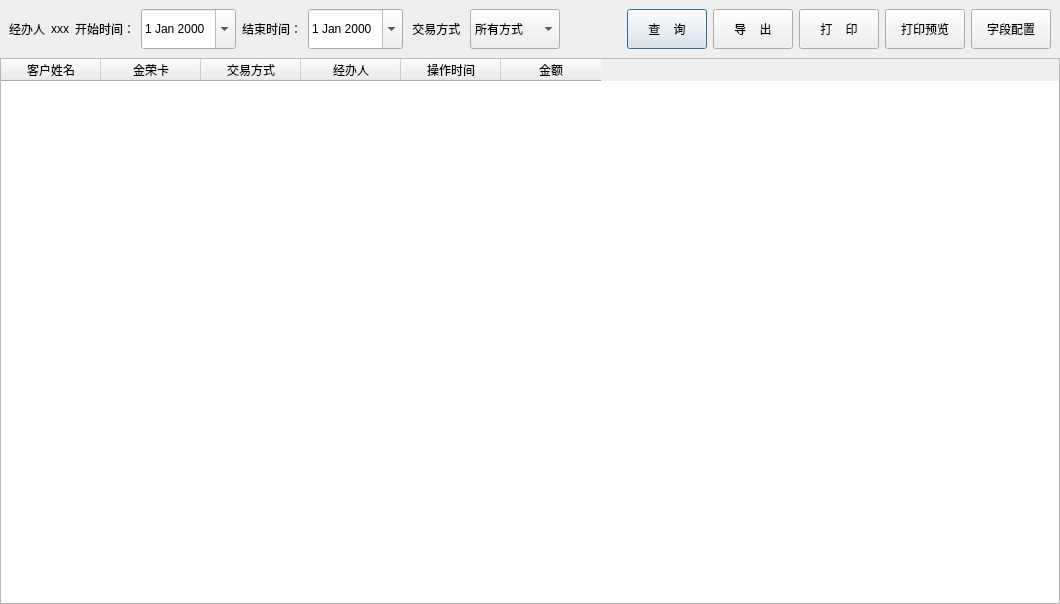
<?xml version="1.0" encoding="UTF-8"?>
<ui version="4.0">
 <class>Dialog</class>
 <widget class="QDialog" name="Dialog">
  <property name="geometry">
   <rect>
    <x>0</x>
    <y>0</y>
    <width>1060</width>
    <height>604</height>
   </rect>
  </property>
  <property name="windowTitle">
   <string>公司资金明细</string>
  </property>
  <layout class="QVBoxLayout" name="verticalLayout">
   <property name="spacing">
    <number>0</number>
   </property>
   <property name="margin">
    <number>0</number>
   </property>
   <item>
    <widget class="QWidget" name="widget_2" native="true">
     <property name="minimumSize">
      <size>
       <width>0</width>
       <height>0</height>
      </size>
     </property>
     <layout class="QGridLayout" name="gridLayout">
      <item row="0" column="0">
       <widget class="QLabel" name="label_12">
        <property name="minimumSize">
         <size>
          <width>0</width>
          <height>40</height>
         </size>
        </property>
        <property name="text">
         <string>经办人</string>
        </property>
       </widget>
      </item>
      <item row="0" column="1">
       <widget class="QLabel" name="label_5">
        <property name="minimumSize">
         <size>
          <width>0</width>
          <height>40</height>
         </size>
        </property>
        <property name="text">
         <string>xxx</string>
        </property>
       </widget>
      </item>
      <item row="0" column="2">
       <widget class="QLabel" name="label_11">
        <property name="minimumSize">
         <size>
          <width>0</width>
          <height>40</height>
         </size>
        </property>
        <property name="text">
         <string>开始时间：</string>
        </property>
       </widget>
      </item>
      <item row="0" column="3">
       <widget class="QDateEdit" name="dateEdit">
        <property name="minimumSize">
         <size>
          <width>0</width>
          <height>40</height>
         </size>
        </property>
        <property name="calendarPopup">
         <bool>true</bool>
        </property>
       </widget>
      </item>
      <item row="0" column="4">
       <widget class="QLabel" name="label_10">
        <property name="minimumSize">
         <size>
          <width>0</width>
          <height>40</height>
         </size>
        </property>
        <property name="text">
         <string>结束时间：</string>
        </property>
       </widget>
      </item>
      <item row="0" column="5">
       <widget class="QDateEdit" name="dateEdit_2">
        <property name="minimumSize">
         <size>
          <width>0</width>
          <height>40</height>
         </size>
        </property>
        <property name="calendarPopup">
         <bool>true</bool>
        </property>
       </widget>
      </item>
      <item row="0" column="6">
       <widget class="QLabel" name="label_13">
        <property name="minimumSize">
         <size>
          <width>0</width>
          <height>40</height>
         </size>
        </property>
        <property name="text">
         <string> 交易方式 </string>
        </property>
       </widget>
      </item>
      <item row="0" column="7">
       <widget class="QComboBox" name="comboBox">
        <property name="minimumSize">
         <size>
          <width>0</width>
          <height>40</height>
         </size>
        </property>
        <item>
         <property name="text">
          <string>所有方式</string>
         </property>
        </item>
        <item>
         <property name="text">
          <string>现金充值</string>
         </property>
        </item>
        <item>
         <property name="text">
          <string>银行卡充值</string>
         </property>
        </item>
        <item>
         <property name="text">
          <string>现金提现</string>
         </property>
        </item>
        <item>
         <property name="text">
          <string>银行卡提现</string>
         </property>
        </item>
       </widget>
      </item>
      <item row="0" column="8">
       <spacer name="horizontalSpacer">
        <property name="orientation">
         <enum>Qt::Horizontal</enum>
        </property>
        <property name="sizeHint" stdset="0">
         <size>
          <width>40</width>
          <height>20</height>
         </size>
        </property>
       </spacer>
      </item>
      <item row="0" column="9">
       <widget class="QPushButton" name="pushButton">
        <property name="minimumSize">
         <size>
          <width>0</width>
          <height>40</height>
         </size>
        </property>
        <property name="text">
         <string>查    询</string>
        </property>
       </widget>
      </item>
      <item row="0" column="10">
       <widget class="QPushButton" name="pushButton_2">
        <property name="minimumSize">
         <size>
          <width>0</width>
          <height>40</height>
         </size>
        </property>
        <property name="text">
         <string>导    出</string>
        </property>
       </widget>
      </item>
      <item row="0" column="11">
       <widget class="QPushButton" name="pushButton_3">
        <property name="minimumSize">
         <size>
          <width>0</width>
          <height>40</height>
         </size>
        </property>
        <property name="text">
         <string>打    印</string>
        </property>
       </widget>
      </item>
      <item row="0" column="12">
       <widget class="QPushButton" name="pushButton_4">
        <property name="minimumSize">
         <size>
          <width>0</width>
          <height>40</height>
         </size>
        </property>
        <property name="text">
         <string>打印预览</string>
        </property>
       </widget>
      </item>
      <item row="0" column="13">
       <widget class="QPushButton" name="pushButton_5">
        <property name="minimumSize">
         <size>
          <width>0</width>
          <height>40</height>
         </size>
        </property>
        <property name="text">
         <string>字段配置</string>
        </property>
       </widget>
      </item>
     </layout>
    </widget>
   </item>
   <item>
    <widget class="QTableWidget" name="tableWidget">
     <column>
      <property name="text">
       <string>客户姓名</string>
      </property>
     </column>
     <column>
      <property name="text">
       <string>金荣卡</string>
      </property>
     </column>
     <column>
      <property name="text">
       <string>交易方式</string>
      </property>
     </column>
     <column>
      <property name="text">
       <string>经办人</string>
      </property>
     </column>
     <column>
      <property name="text">
       <string>操作时间</string>
      </property>
     </column>
     <column>
      <property name="text">
       <string>金额</string>
      </property>
     </column>
    </widget>
   </item>
  </layout>
 </widget>
 <resources/>
 <connections/>
</ui>
